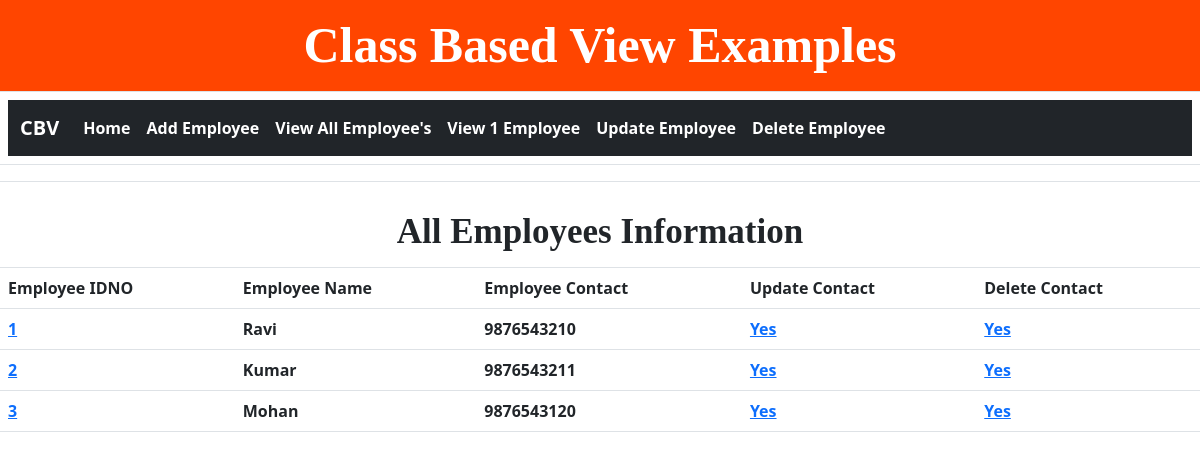
The app's page /view_all_employees/, older data.
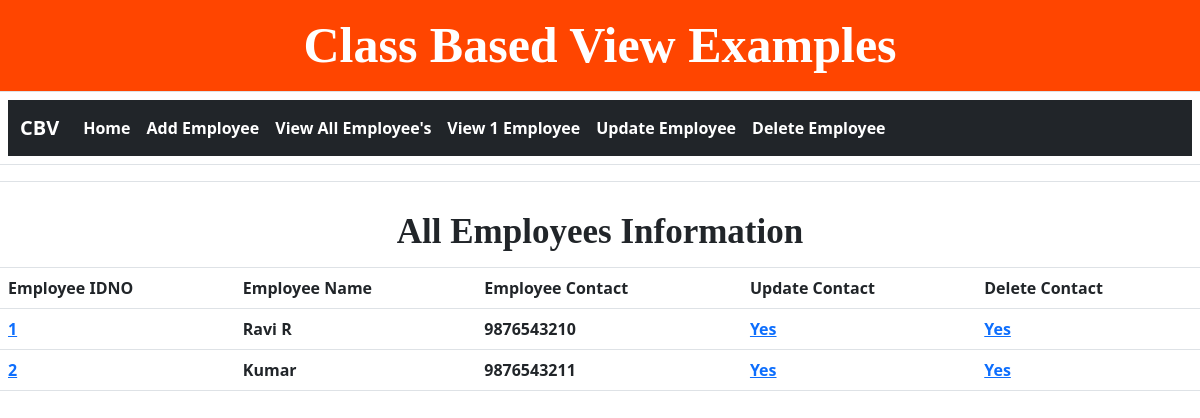
The same page, newer data.
### app26/models.py (models this page shows)
class EmployeeModel(models.Model):
    designantion_choices = (('Developer','Developer'),
                            ('Designaer','Designear'),
                            ('Manager','Manager'))
    idno = models.AutoField(primary_key=True)
    name = models.CharField(max_length=100)
    designation = models.CharField(choices=designantion_choices,max_length=100)
    contact = models.IntegerField(unique=True)
    photo = models.ImageField(upload_to='employee_images/')

### app26/views.py (the view)
# urls.py: path('view_all_employees/',views.ViewAllEmployees.as_view(),name='view_all_employees'),
class ViewAllEmployees(ListView):
    template_name = 'view_all_employee.html'
    model = EmployeeModel
    queryset = EmployeeModel.objects.values('idno','name','contact')

### templates/view_all_employee.html
{% include 'common.html' %}
{% block content %}
    {% load static %}
    <table class="table">
        <tr>
            <th colspan="5" style="font-size: 35px;font-family: 'Agency FB';text-align: center">
                All Employees Information
            </th>
        </tr>
        <tr>
            <th> Employee IDNO </th>
            <th> Employee Name </th>
            <th> Employee Contact </th>
            <th> Update Contact </th>
            <th> Delete Contact </th>
        </tr>
        {% for object in object_list %}
            <tr>
                <th>
                    <a href="{% url 'view_one_employee' object.idno %}">
                        {{ object.idno }}
                    </a>
                </th>
                <th>{{ object.name }}</th>
                <th>{{ object.contact }}</th>
                <th>
                    <a href="{% url 'update_employee' object.idno %}">
                        Yes
                    </a>
                </th>
                <th>
                    <a href="{% url 'delete_employee' object.idno %}">
                        Yes
                    </a>
                </th>
            </tr>
        {% endfor %}
    </table>
{% endblock %}

Row changes from the older to the newer data that the page shows:
removed EmployeeModel: idno "3", name "Mohan", contact "9876543120"
changed EmployeeModel id 1: name "Ravi" → "Ravi R"
